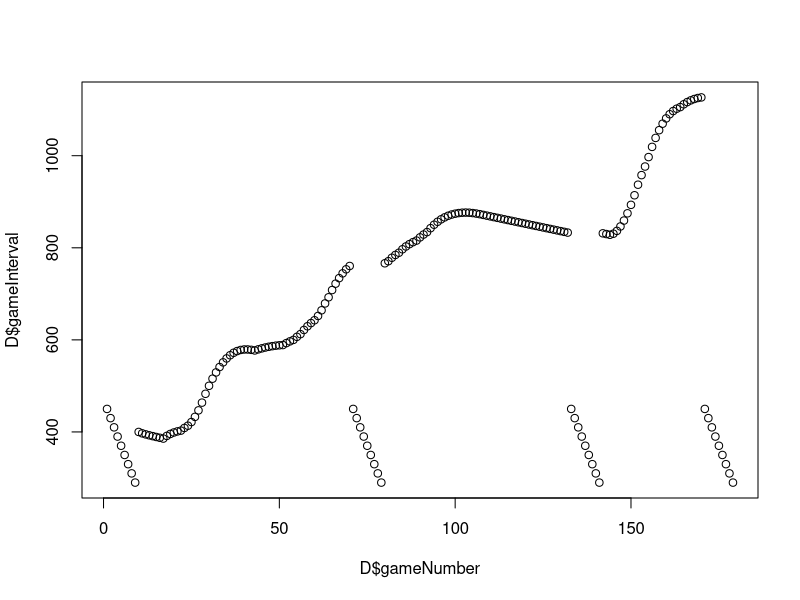
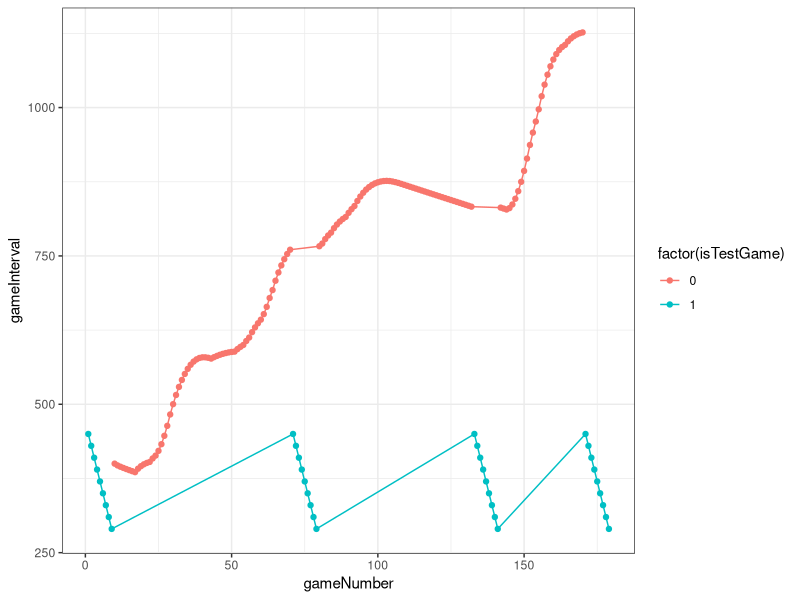
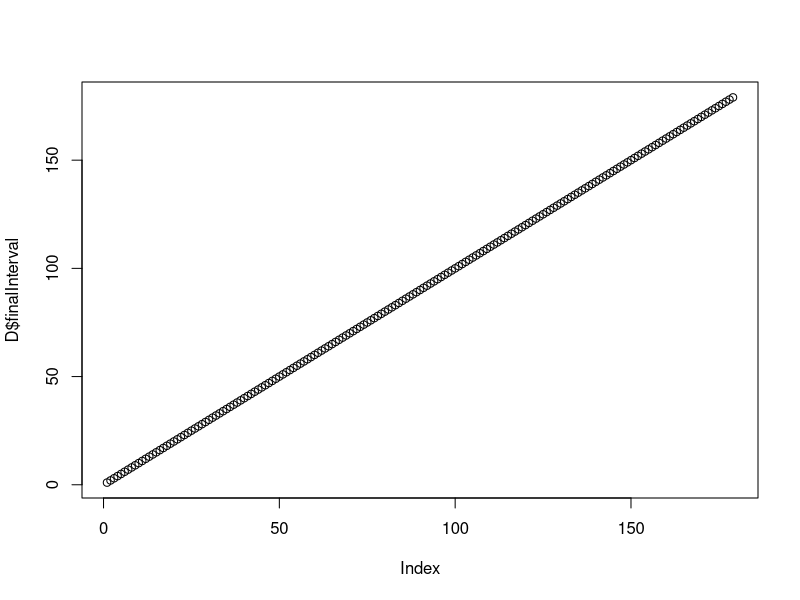

Write R code to recreate these figures, in order. (Note: this script raises an error after producing the figures.)


library(ggplot2)
library(psych)

D <- read.table('data/erno3_data.txt', sep=',', header=T)

describeBy(D, group = D$isTestGame)

plot(D$gameNumber, D$gameInterval)

ggplot(D, aes(x=gameNumber, y=gameInterval, colour=factor(isTestGame))) +
  geom_point() + 
  geom_line() +
  theme_bw() 
  # + facet_grid(. ~ isTestGame)

plot(D$gameNumber, D$finalInterval)

ggplot(D, aes(game, y=finalInterval, colour=factor(isTestGame))) +
  geom_point() + 
  stat_smooth(method="lm") +
  geom_line() +
  theme_bw() + facet_grid(. ~ isTestGame)

plot(D$gameNumber, D$successInStatic)

ggplot(D, aes(gameNumber, y=successInStatic, colour=factor(isTestGame))) +
  geom_point() + 
  geom_line() +
  theme_bw() 
# + facet_grid(. ~ isTestGame)

plot(D$gameNumber, D$previousIntervalChange)

ggplot(D, aes(gameNumber, y=previousIntervalChange, colour=factor(isTestGame))) +
  geom_point() + 
  geom_line() +
  theme_bw() 
# + facet_grid(. ~ isStatic)
